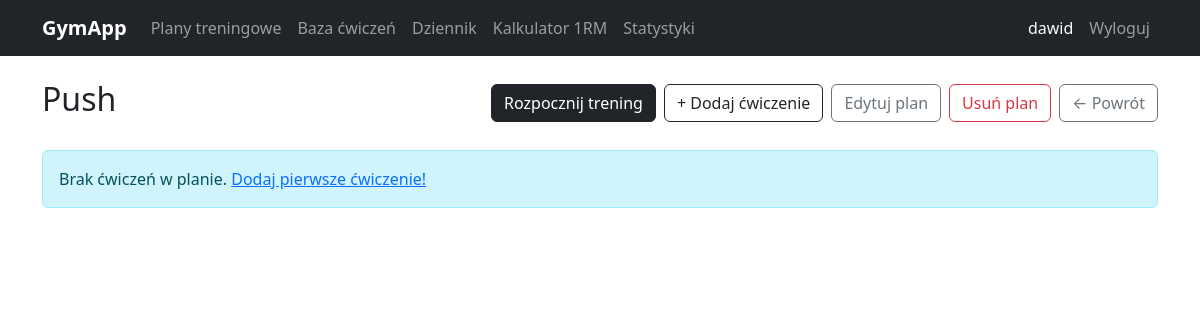
The app's page /plany/1/ (signed in), older data.
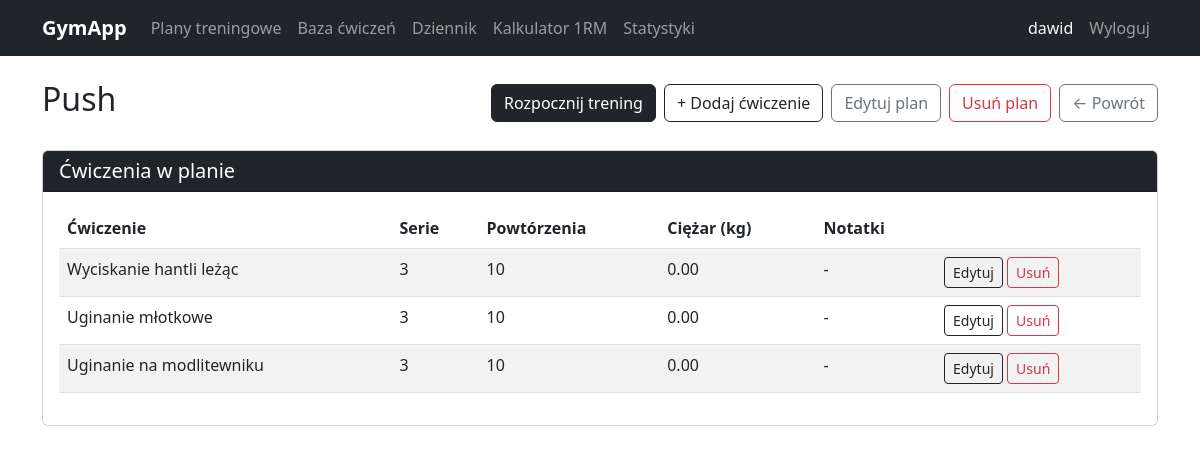
The same page, newer data.
### tracker/models.py (models this page shows, shortened)
class CwiczeniePlanu(models.Model):
    plan = models.ForeignKey(PlanTreningowy, on_delete=models.CASCADE, related_name='cwiczenia')
    cwiczenie = models.ForeignKey(Cwiczenie, on_delete=models.CASCADE)
    serie = models.PositiveIntegerField(default=3)
    powtorzenia = models.PositiveIntegerField(default=10)
    ciezar = models.DecimalField(max_digits=6, decimal_places=2, default=0)
    notatki = models.TextField(blank=True)
    class Meta:
        verbose_name = 'Ćwiczenie planu'
        verbose_name_plural = 'Ćwiczenia planu'

class Cwiczenie(models.Model):
    KATEGORIE = [
        ('klatka', 'Klatka piersiowa'),
        ('plecy', 'Plecy'),
        ('nogi', 'Nogi'),
        ('barki', 'Barki'),
        ('biceps', 'Biceps'),
        ('triceps', 'Triceps'),
        ('brzuch', 'Brzuch'),
        ('inne', 'Inne'),
    ]
    nazwa = models.CharField(max_length=100)
    kategoria = models.CharField(max_length=20, choices=KATEGORIE)
    opis = models.TextField(blank=True)
    dodane_przez = models.ForeignKey(User, on_delete=models.SET_NULL, null=True, blank=True)
    czy_publiczne = models.BooleanField(default=True)
    class Meta:
        verbose_name = 'Ćwiczenie'
        verbose_name_plural = 'Ćwiczenia'

### tracker/views.py (the view)
# urls.py: path('plany/<int:pk>/', views.szczegoly_planu, name='szczegoly_planu'),
@login_required
def szczegoly_planu(request, pk):
    plan = get_object_or_404(PlanTreningowy, pk=pk, uzytkownik=request.user)
    cwiczenia = plan.cwiczenia.all()
    return render(request, 'tracker/szczegoly_planu.html', {
        'plan': plan,
        'cwiczenia': cwiczenia,
    })

### tracker/templates/tracker/szczegoly_planu.html (shortened to what this page needs)
{% extends 'base.html' %}
{% block zawartosc %}
<div class="d-flex justify-content-between align-items-center mb-4">
    <div>
        <h2>{{ plan.nazwa }}</h2>
    </div>
    <div class="d-flex gap-2">
        <a href="{% url 'rozpocznij_trening' plan.pk %}" class="btn btn-dark">Rozpocznij trening</a>
        <a href="{% url 'dodaj_cwiczenie_do_planu' plan.pk %}" class="btn btn-outline-dark">+ Dodaj ćwiczenie</a>
        <a href="{% url 'edytuj_plan' plan.pk %}" class="btn btn-outline-secondary">Edytuj plan</a>
        <a href="{% url 'usun_plan' plan.pk %}" class="btn btn-outline-danger">Usuń plan</a>
        <a href="{% url 'lista_planow' %}" class="btn btn-outline-secondary">← Powrót</a>
    </div>
</div>
{% if cwiczenia %}
    <div class="card">
        <div class="card-header bg-dark text-white">
            <h5 class="mb-0">Ćwiczenia w planie</h5>
        </div>
        <div class="card-body">
            <table class="table table-striped">
                <thead>
                    <tr>
                        <th>Ćwiczenie</th>
                        <th>Serie</th>
                        <th>Powtórzenia</th>
                        <th>Ciężar (kg)</th>
                        <th>Notatki</th>
                        <th></th>
                    </tr>
                </thead>
                <tbody>
                    {% for c in cwiczenia %}
                        <tr>
                            <td>{{ c.cwiczenie.nazwa }}</td>
                            <td>{{ c.serie }}</td>
                            <td>{{ c.powtorzenia }}</td>
                            <td>{{ c.ciezar }}</td>
                            <td>{{ c.notatki|default:"-" }}</td>
                            <td>
                                <a href="{% url 'edytuj_cwiczenie_planu' c.pk %}" class="btn btn-sm btn-outline-dark">Edytuj</a>
                                <a href="{% url 'usun_cwiczenie_planu' c.pk %}" class="btn btn-sm btn-outline-danger">Usuń</a>
                            </td>
                        </tr>
                    {% endfor %}
                </tbody>
            </table>
        </div>
    </div>
{% else %}
    <div class="alert alert-info">
        Brak ćwiczeń w planie. <a href="{% url 'dodaj_cwiczenie_do_planu' plan.pk %}">Dodaj pierwsze ćwiczenie!</a>
    </div>
{% endif %}
{% endblock %}

Row changes from the older to the newer data that the page shows:
added CwiczeniePlanu: cwiczenie.nazwa "Wyciskanie hantli leżąc", serie "3", powtorzenia "10", ciezar "0.00", notatki "-"
added CwiczeniePlanu: cwiczenie.nazwa "Uginanie młotkowe", serie "3", powtorzenia "10", ciezar "0.00", notatki "-"
added CwiczeniePlanu: cwiczenie.nazwa "Uginanie na modlitewniku", serie "3", powtorzenia "10", ciezar "0.00", notatki "-"
Text that changed along with them:
text no longer shown: "Brak ćwiczeń w planie. Dodaj pierwsze ćwiczenie!"
text now shown: "Ćwiczenia w planie Ćwiczenie Serie Powtórzenia Ciężar (kg) Notatki"
